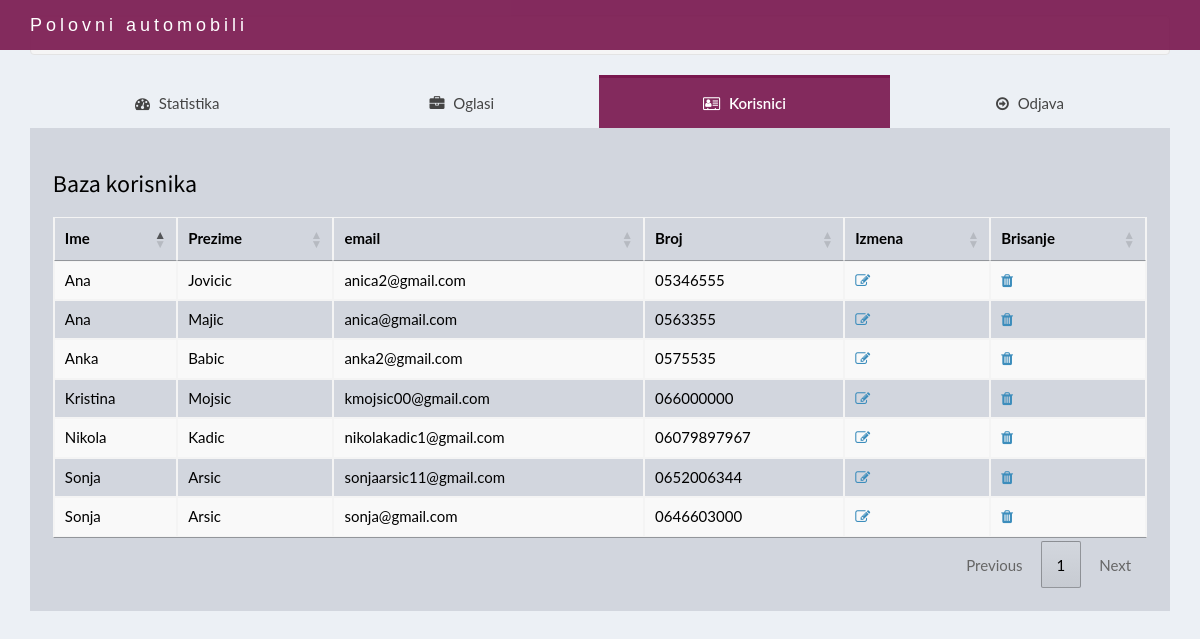
The app's page /admin/sviKorisnici.php (signed in) with its own data.
### tables this page shows
CREATE TABLE `korisnik` (
  `idKorisnika` int(11) NOT NULL,
  `ime` varchar(40) NOT NULL,
  `prezime` varchar(40) NOT NULL,
  `email` varchar(40) NOT NULL,
  `sifra` text NOT NULL,
  `broj` text NOT NULL
);

### db.php (called while the page is built, shortened)
<?php
class Db
{
    private $dbh;
    function __construct()
    {
        try
        {
            $string = "mysql:host=".self::host.";dbname=".self::dbname;
            $this->dbh = new PDO($string, self::user, self::pass);
        } catch (Exception $e)
        {
            echo "greska prilikom konekcije sa bazom!";
            die();
        }
    }
    public function sviKorisnici()
        {
        try
        {
            $sql = "SELECT * from korisnik";
            $pdo_izraz = $this->dbh->query($sql);
            if ($pdo_izraz){
                return $pdo_izraz->fetchALL(PDO::FETCH_ASSOC);
            };
        }
        catch(PDOException $e)
        {
            echo "GRESKA: ";
            echo $e->getMessage();
        }
    }
}
?>

### admin/sviKorisnici.php (the view, shortened to what this page needs)
<?php
require_once("../db.php");
$db = new Db();
?>
<!DOCTYPE html>
<html>
<head>
  <link rel="stylesheet" href="https://cdnjs.cloudflare.com/ajax/libs/twitter-bootstrap/3.3.7/css/bootstrap.min.css">
  <link rel="stylesheet" href="https://cdnjs.cloudflare.com/ajax/libs/font-awesome/4.7.0/css/font-awesome.min.css">
  <link rel="stylesheet" href="https://cdnjs.cloudflare.com/ajax/libs/ionicons/2.0.1/css/ionicons.min.css">
  <link rel="stylesheet" href="https://cdn.datatables.net/1.10.15/css/jquery.dataTables.min.css">
  <link rel="stylesheet" href="../css/AdminLTE.min.css">
  <link rel="stylesheet" href="../css/_all-skins.min.css">
  <link rel="stylesheet" href="../css/custom.css">
</head>
</head>
<body class="hold-transition skin-red sidebar-mini">
<div class="wrapper">
<nav class="navbar navbar-default navbar-fixed-top">
  <div class="container">
    <div class="navbar-header">
       <header class="main-header">
	 <a class="navbar-brand" href="../aktivniOglasi.php">Polovni automobili</a>
    </div>
      </div>
    </nav>
  <div class="content-wrapper" style="margin-left: 0px;">
    <section id="candidates" class="content-header">
      <div class="container">
        <div class="row">
           	<div class="col-lg-12" style="text-align: center;">
              <div class="box-body no-padding">
                <ul class="nav nav-pills nav-justified">
                  <li><a href="dashboard.php"><i class="fa fa-dashboard"></i> Statistika</a></li>
                  <li><a href="sviOglasi.php"><i class="fa fa-briefcase"></i> Oglasi</a></li>
                  <li class="active"><a href="sviKorisnici.php" style="background-color:rgba(120,22,77,0.9) !important;border-color:rgba(120,22,77,0.9);"><i class="fa fa-address-card-o"></i> Korisnici</a></li>
                  <li><a href="odjava2.php"><i class="fa fa-arrow-circle-o-right"></i> Odjava</a></li>
                </ul>
              </div>
            </div>
          </div>
          <div class="col-md-18 bg-gray padding-2">
            <h3>Baza korisnika</h3>
            <div class="row margin-top-20">
              <div class="col-md-12">
                <div class="box-body table-responsive no-padding">
                  <table id="example2" class="table table-striped table-bordered">
                    <thead>
                      <th>Ime</th>
                      <th>Prezime</th>
                      <th>email</th>
                      <th>Broj</th>
                      <th>Izmena</th>
                      <th>Brisanje</th>
                    </thead>
                    <tbody>
                <?php
                    if($korisnici = $db->sviKorisnici()) {
                        foreach($korisnici as $korisnik)
                        {
                        ?><tr><td><?php echo $korisnik['ime'];?></td>
                        <td><?php echo $korisnik['prezime'];?></td>
                        <td><?php echo $korisnik['email'];?></td>
                        <td><?php echo $korisnik['broj'];?></td>
                        <td><a href="izmeniKorisnika.php?id_user=<?php echo $korisnik['idKorisnika']; ?>"><i class="fa fa-edit"></i></a></td>
                        <td><a onclick="brisi(<?php echo $korisnik['idKorisnika']?>)" style="cursor:pointer;"><i class="fa fa-trash"></i></a></td>
                      </tr>
                      <?php };
                      }
                      else
                      {
                        echo "<h3>Nema korisnika!</h3>";
                      }
                      ?>
                    </tbody>
                  </table>
                </div>
              </div>
            </div>
          </div>
        </div>
      </div>
  </div>
</body>
</html>

### css/custom.css (style rules this page uses)
.margin-top-20 { margin-top: 20px; }
.padding-2 { padding: 2%; }

### admin/sviKorisnici.php (style rules this page uses)
body { font: 400 15px Lato, sans-serif; line-height: 2; color: #818181; }
.navbar { margin-bottom: 0; background-color: rgba(120,22,77,0.9) !important; z-index: 9999; border: 0; font-size: 12px !important; line-height: 1.42857143 !important; letter-spacing: 4px; border-radius: 0; font-family: Montserrat, sans-serif; }
.navbar li a, .navbar .navbar-brand { color: #fff !important; }

### records on screen
korisnik: ime "Kristina", prezime "Mojsic", email "kmojsic00@gmail.com", broj "066000000"
korisnik: ime "Sonja", prezime "Arsic", email "sonjaarsic11@gmail.com", broj "0652006344"
korisnik: ime "Ana", prezime "Jovicic", email "anica2@gmail.com", broj "05346555"
korisnik: ime "Ana", prezime "Majic", email "anica@gmail.com", broj "0563355"
korisnik: ime "Anka", prezime "Babic", email "anka2@gmail.com", broj "0575535"
korisnik: ime "Nikola", prezime "Kadic", email "nikolakadic1@gmail.com", broj "06079897967"
korisnik: ime "Sonja", prezime "Arsic", email "sonja@gmail.com", broj "0646603000"
